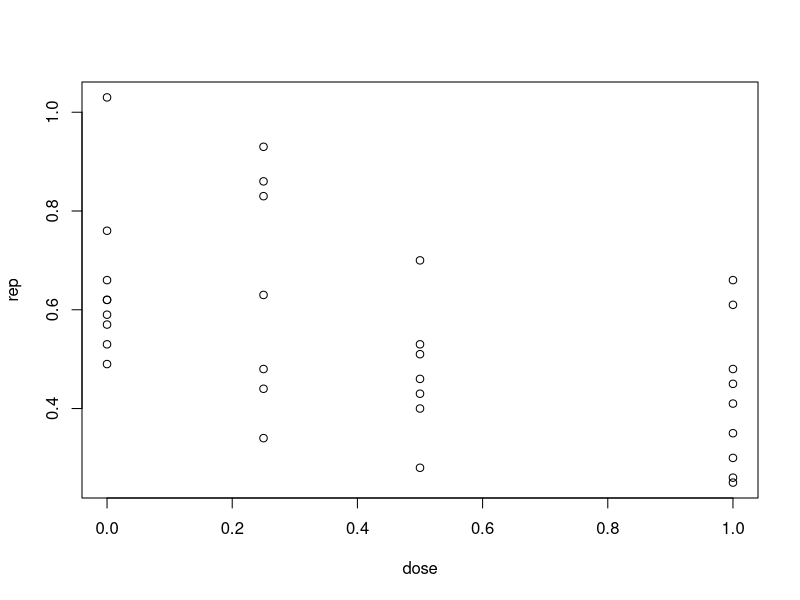
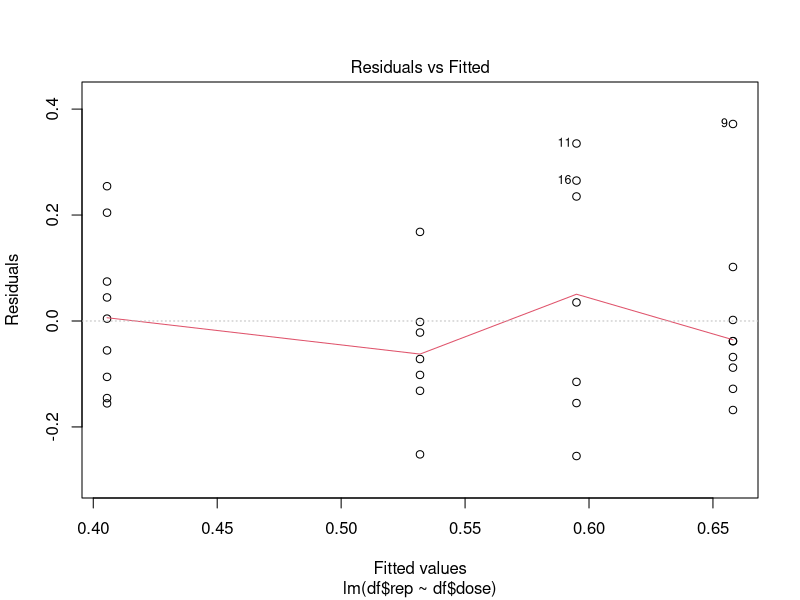
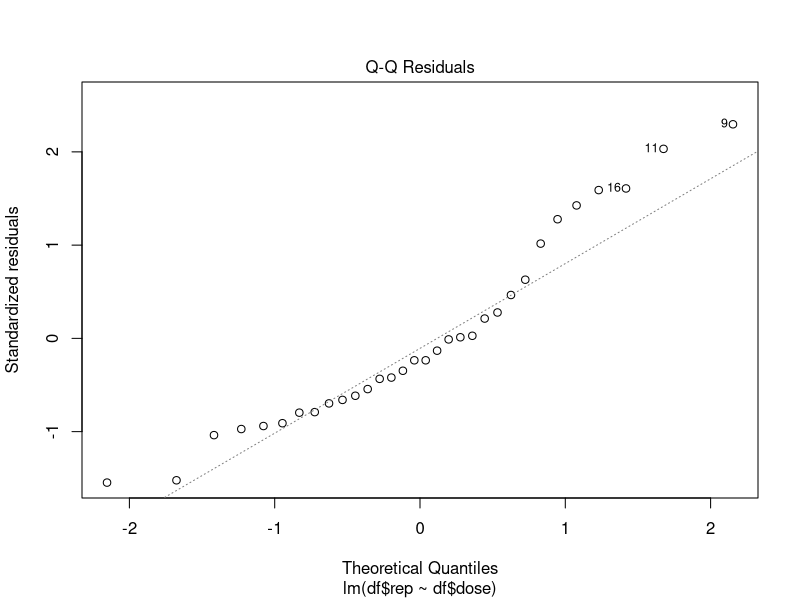
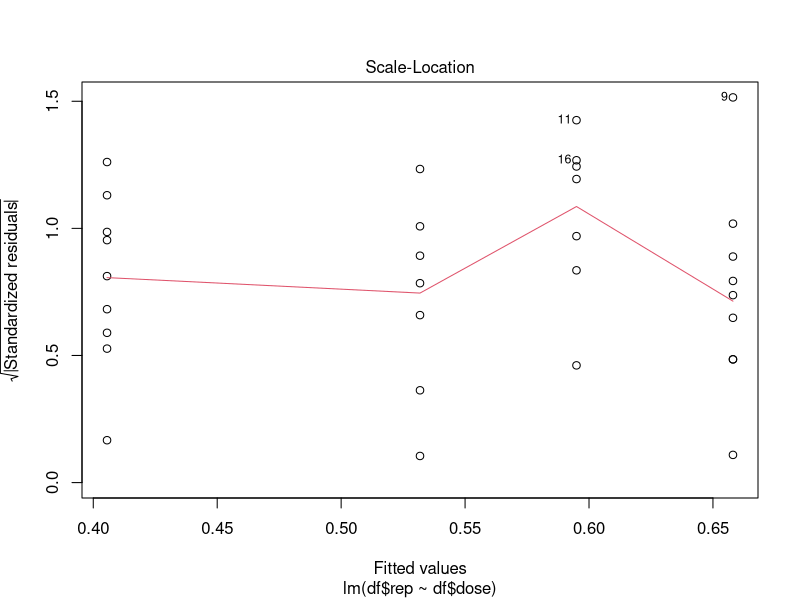
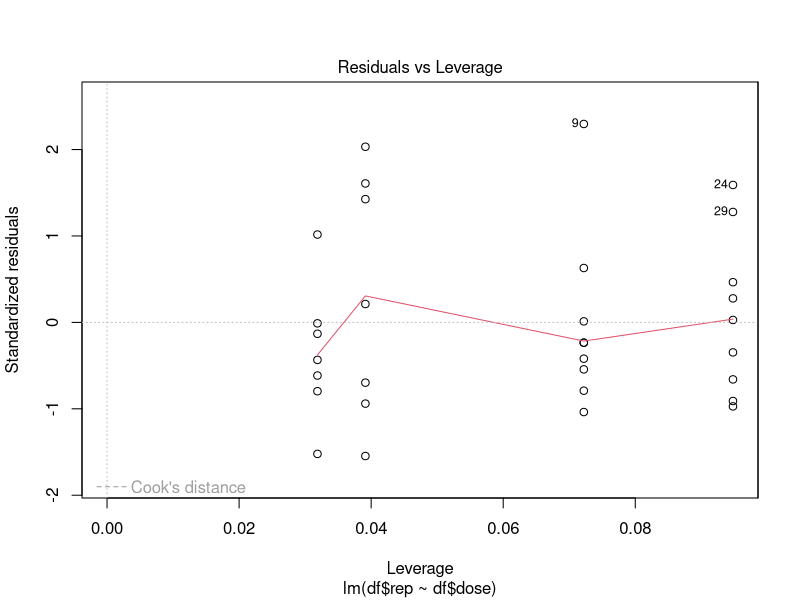

These charts were generated, in order, by the following R code:
rm(list=ls())
df = read.table('myo.txt',h=T)
# rep : concentration de noradrénaline, impacte la frequence cardiaque
plot(df)

lm1 = lm(df$rep~df$dose)
summary(lm1)
plot(lm1)

# On peut construire un modele qualitatif avec 4 niveaux de dose
dose = factor(df$dose)
lm2 = lm(df$rep~dose)
summary(lm2)
anova(lm2)
# on teste tous les ecarts entre coeffs et non les differences 2 à 2
# il y a au moins une dose dont la moyenne se distingue
# il y a un effet de la dose
# le deuxieme modele est plus souple que le premier : on impose pas de relier 
#les points entre differentes doses
# en comparant les deux modeles on peut tester la linearite de l'effet de la dose
anova(lm1,lm2)
# on retient le modele lineaire, plus simple : il explique aussi bien la variablilité